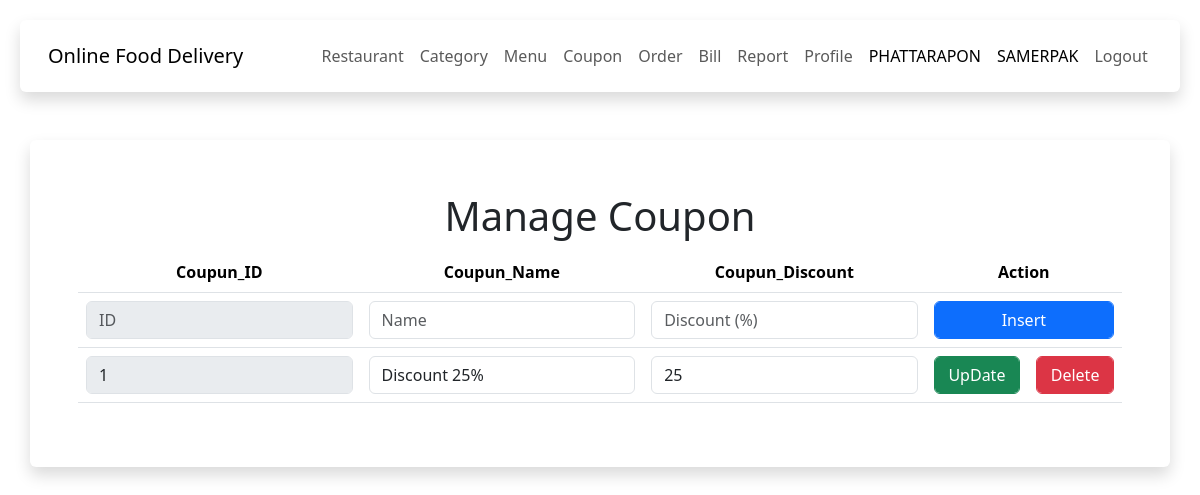
The page /manage_coupon.php (signed in) on the database its author committed.
### tables this page shows
CREATE TABLE `coupon` (
  `coupon_id` int(11) NOT NULL,
  `coupon_name` varchar(50) NOT NULL,
  `coupon_discount` int(3) NOT NULL
);

### manage_coupon.php (the view, shortened to what this page needs)
<!DOCTYPE html>
<html lang="en">
<head>
    <?php include('../asset/head/head-rest.php'); ?>
</head>
<body>
    <div class="content">
        <div class="container shadow p-5 mb-5 bg-body rounded">
        <h1 align="center" class="p-1">Manage Coupon</h1>
            <table class="table">
                <thead align="center">
                    <th>Coupun_ID</th>
                    <th>Coupun_Name</th>
                    <th>Coupun_Discount</th>
                    <th colspan="2">Action</th>
                </thead>
                <tbody>
                    <form action="config_coupon.php" method="POST">
                        <td><input type="text" name="coupon_id" class="form-control" placeholder="ID" disabled></td>
                        <td><input type="text" name="coupon_name" class="form-control" placeholder="Name"></td>
                        <td><input type="text" name="coupon_discount" class="form-control" placeholder="Discount (%)"></td>
                        <center>
                            <td colspan="2"><button type="submit" name="insert"
                                    class="btn btn-primary form-control">Insert</button></td>
                        </center>
                    </form>
                </tbody>
                <?php
                    include('../connect.php');
                    $sql ="SELECT * FROM coupon";
                    $query = mysqli_query($conn,$sql);
                    while($result = mysqli_fetch_array($query)){
            ?>
                <tbody>
                    <form action="config_coupon.php" method="POST">
                        <td><input type="text" name="coupon_id" disabled class="form-control"
                                value="<?php echo $result['coupon_id']; ?>"></td>
                        <td><input type="text" name="coupon_name" class="form-control"
                                value="<?php echo $result['coupon_name']; ?>"></td>
                        <td><input type="text" name="coupon_discount" class="form-control"
                                value="<?php echo $result['coupon_discount']; ?>"></td>
                        <td><button type="submit" name="update" class="btn btn-success form-control">UpDate</button>
                        </td>
                        <td><button type="submit" name="delete" class="btn btn-danger form-control">Delete</button>
                        </td>
                </tbody>
                <?php } ?>
            </table>
        </div>
    </div>
</body>
</html>

### head-rest.php (style rules this page uses)
body { padding: 20px; }

### rows shown on the page
coupon: coupon_id "1", coupon_name "Discount 25%", coupon_discount "25"

### other values the page prints
$_SESSION["mem_name"] "PHATTARAPON"
$_SESSION["mem_last"] "SAMERPAK"
